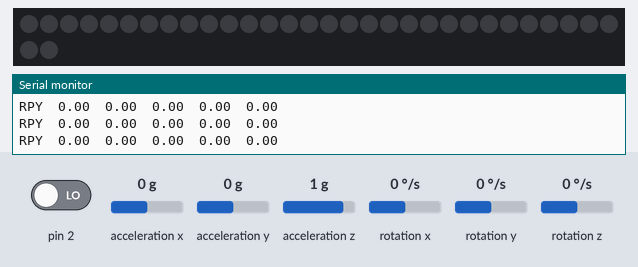
Bench run of a sketch on a simulated Arduino Uno, built with avr-gcc and run on an emulated ATmega328P. Parts: 32 RGB LEDs in strip order, left to right, continuing on the next row, the last lines printed to the serial monitor. The test bench sets the inputs (shaded band); at power-on: acceleration x 0 g, acceleration z 1 g, acceleration y 0 g, pin 2 LOW, rotation x 0 °/s, rotation y 0 °/s, rotation z 0 °/s. Dim RGB values are drawn brighter than linear; the sensor or clock chip raises its interrupt line as the real part does.

Above: at 1.7 s.
1.8 s: acceleration x set to -1.4 g
At 3.2 s:
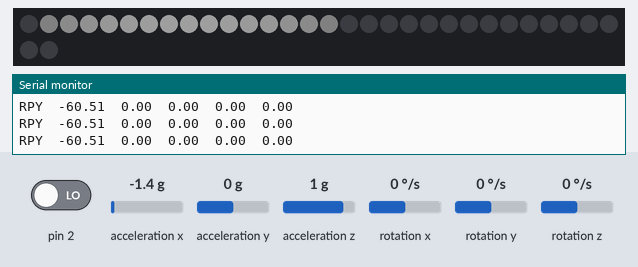
3.5 s: acceleration z set to 0.8 g
5.1 s: acceleration y set to -1.4 g
At 5.9 s:
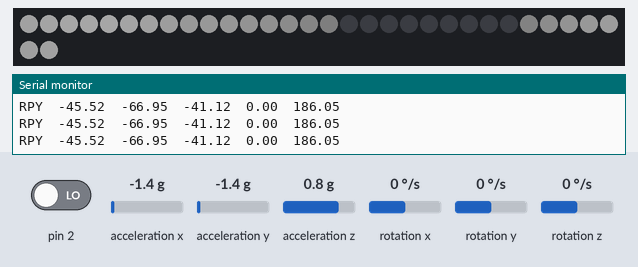
6.8 s: acceleration x set to 0 g
At 8.1 s:
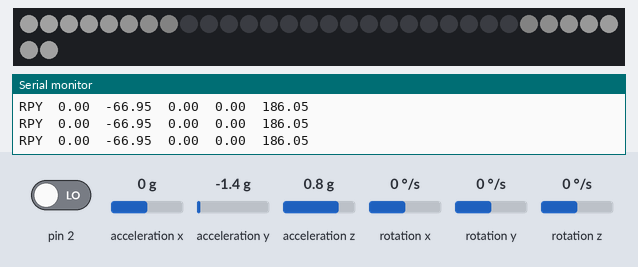
8.5 s: acceleration x set to -0.8 g
At 9.2 s:
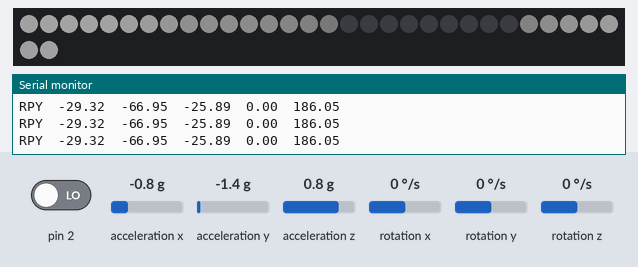
10.2 s: acceleration y set to 0.8 g
At 11.5 s:
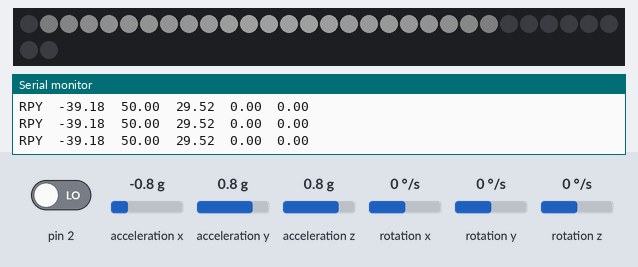
Timing chart, 0 to 12.9 s (numbered marks = the images above; inputs shaded):
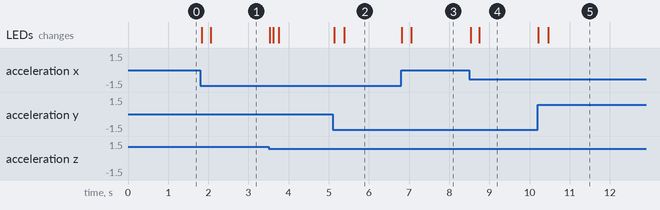

Measured:
- after the input at 1.8 s, the LEDs: first change at once (image 1 shows a later state)
- after the input at 5.1 s, the LEDs: first change at once (image 2 shows a later state)
- after the input at 6.8 s, the LEDs: first change at once (image 3 shows a later state)
- after the input at 8.5 s, the LEDs: first change at once (image 4 shows a later state)
- after the input at 10.2 s, the LEDs: first change at once (image 5 shows a later state)

The sketch:

imu_data.ino
```cpp
#include "I2Cdev.h"
#include "MPU6050_6Axis_MotionApps20.h"

#include "FastLED.h"
#define LED_COUNT 32
struct CRGB leds[LED_COUNT];
#define LED_OUT       A3

#if I2CDEV_IMPLEMENTATION == I2CDEV_ARDUINO_WIRE
    #include "Wire.h"
#endif

MPU6050 mpu;
//MPU6050 mpu(0x69); // <-- use for AD0 high

bool blinkState = false;

// MPU control/status vars
bool dmpReady = false;  // set true if DMP init was successful
uint8_t mpuIntStatus;   // holds actual interrupt status byte from MPU
uint8_t devStatus;      // return status after each device operation (0 = success, !0 = error)
uint16_t packetSize;    // expected DMP packet size (default is 42 bytes)
uint16_t fifoCount;     // count of all bytes currently in FIFO
uint8_t fifoBuffer[64]; // FIFO storage buffer

// orientation/motion vars
Quaternion quat;           // [w, x, y, z]         quaternion container
VectorInt16 aa;         // [x, y, z]            accel sensor measurements
VectorInt16 aaReal;     // [x, y, z]            gravity-free accel sensor measurements
VectorInt16 aaWorld;    // [x, y, z]            world-frame accel sensor measurements
VectorFloat gravity;    // [x, y, z]            gravity vector
float ypr[3];           // [yaw, pitch, roll]   yaw/pitch/roll container and gravity vector

#define WINDOW 10 //filter window

float rindex[WINDOW];
float pindex[WINDOW];
float yindex[WINDOW];

float rOffset;
float pOffset;
float yOffset;

float outputRPY[3];

float roll_brightness;
float pitch_brightness;

int num;
boolean firstTime;

// ================================================================
// ===               INTERRUPT DETECTION ROUTINE                ===
// ================================================================

volatile bool mpuInterrupt = false;     // indicates whether MPU interrupt pin has gone high
void dmpDataReady() {
    mpuInterrupt = true;
}


// ================================================================
// ===                      INITIAL SETUP                       ===
// ================================================================

void setup() {

    LEDS.addLeds<WS2812B, LED_OUT, GRB>(leds, LED_COUNT);
    LEDS.showColor(CRGB(0, 0, 0));
    LEDS.setBrightness(93); // Limit max current draw to 1A
    LEDS.show();

    // join I2C bus (I2Cdev library doesn't do this automatically)
    #if I2CDEV_IMPLEMENTATION == I2CDEV_ARDUINO_WIRE
        Wire.begin();
        TWBR = 24; // 400kHz I2C clock (200kHz if CPU is 8MHz)
    #elif I2CDEV_IMPLEMENTATION == I2CDEV_BUILTIN_FASTWIRE
        Fastwire::setup(400, true);
    #endif

    Serial.begin(115200);
    while (!Serial); // wait for Leonardo enumeration, others continue immediately

    // initialize device
    mpu.initialize();

    // verify connection
    Serial.println(F("Testing device connections..."));
    Serial.println(mpu.testConnection() ? F("MPU6050 connection successful") : F("MPU6050 connection failed"));

    // load and configure the DMP
    devStatus = mpu.dmpInitialize();

    // Set Gyro Offsets
    mpu.setXGyroOffset(220);
    mpu.setYGyroOffset(76);
    mpu.setZGyroOffset(-85);
    mpu.setZAccelOffset(1788);

    // make sure it worked (returns 0 if so)
    if (devStatus == 0) {
        // turn on the DMP, now that it's ready
        mpu.setDMPEnabled(true);

        // enable Arduino interrupt detection
        Serial.println(F("Enabling interrupt detection (Arduino external interrupt 0)..."));
        attachInterrupt(0, dmpDataReady, RISING);
        mpuIntStatus = mpu.getIntStatus();

        // set our DMP Ready flag so the main loop() function knows it's okay to use it
        Serial.println(F("DMP ready!"));
        dmpReady = true;

        // get expected DMP packet size for later comparison
        packetSize = mpu.dmpGetFIFOPacketSize();
    } else {
        // ERROR!
        // 1 = initial memory load failed
        // 2 = DMP configuration updates failed
        // (if it's going to break, usually the code will be 1)
        Serial.print(F("DMP Initialization failed (code "));
        Serial.print(devStatus);
        Serial.println(F(")"));
    }

    num = 0;
    firstTime = true;

    rOffset = 0;
    pOffset = 0;
    yOffset = 0;

    roll_brightness = 0;
    pitch_brightness = 0;

}

// ================================================================
// ===                    MAIN PROGRAM LOOP                     ===
// ================================================================

void loop() {
    // if programming failed, don't try to do anything
    if (!dmpReady) return;

    // reset interrupt flag and get INT_STATUS byte
    mpuInterrupt = false;
    mpuIntStatus = mpu.getIntStatus();

    // get current FIFO count
    fifoCount = mpu.getFIFOCount();

    // check for overflow (this should never happen unless our code is too inefficient)
    if ((mpuIntStatus & 0x10) || fifoCount == 1024)
    {
        // reset so we can continue cleanly
        mpu.resetFIFO();
        Serial.println(F("FIFO overflow!"));

    // otherwise, check for DMP data ready interrupt (this should happen frequently)
    }
    else if (mpuIntStatus & 0x02)
    {
        // wait for correct available data length, should be a VERY short wait
        while (fifoCount < packetSize) fifoCount = mpu.getFIFOCount();

        // read a packet from FIFO
        mpu.getFIFOBytes(fifoBuffer, packetSize);

        // track FIFO count here in case there is > 1 packet available
        // (this lets us immediately read more without waiting for an interrupt)
        fifoCount -= packetSize;

        // display Euler angles in degrees
        mpu.dmpGetQuaternion(&quat, fifoBuffer);
        mpu.dmpGetGravity(&gravity, &quat);
        mpu.dmpGetYawPitchRoll(ypr, &quat, &gravity);

        if (firstTime == true && num == 0)
        {
          rOffset = ypr[1];
          pOffset = ypr[2];
          yOffset = ypr[0];
        }


        if (firstTime == true && num <WINDOW)
          {
            rindex[num] = ypr[1] - rOffset;
            pindex[num] = ypr[2] - pOffset;
            yindex[num] = ypr[0] - yOffset;

            num = num + 1;
          }
        else
        {
          if (num >= WINDOW -1)
          {
            num = 0;
          }
          else
          {
            num = num + 1;
          }

          firstTime = false;

        rindex[num] = ypr[1] - rOffset;
        pindex[num] = ypr[2] - pOffset;
        yindex[num] = ypr[0] - yOffset;

        for (int i = 0; i < WINDOW; i++)
        {
          outputRPY[0] += rindex[i];
          outputRPY[1] += pindex[i];
          outputRPY[2] += yindex[i];
        }

          outputRPY[0] = outputRPY[0]/WINDOW;
          outputRPY[1] = outputRPY[1]/WINDOW;
          outputRPY[2] = outputRPY[2]/WINDOW;

        Serial.print("RPY\t");
        Serial.print(outputRPY[0] * 180/M_PI);
        Serial.print("\t");
        Serial.print(outputRPY[1] * 180/M_PI);
        Serial.print("\t");
        Serial.print(outputRPY[2] * 180/M_PI);

       }

    for(int i = 0; i < LED_COUNT; i++)
    {
      roll_brightness = min(4*max((255*outputRPY[0]/M_PI/2)*sin(2*M_PI*i/LED_COUNT + M_PI),0),255);
      pitch_brightness = min(4*max((255*outputRPY[1]/M_PI/2)*cos(2*M_PI*i/LED_COUNT + M_PI),0),255);

      leds[i].r = (roll_brightness + pitch_brightness)/2;
      leds[i].g = (roll_brightness + pitch_brightness)/2;
      leds[i].b = (roll_brightness + pitch_brightness)/2;
    }

      Serial.print("\t");
      Serial.print(roll_brightness);
      Serial.print("\t");
      Serial.println(pitch_brightness);

      LEDS.show();
    }
}
```
